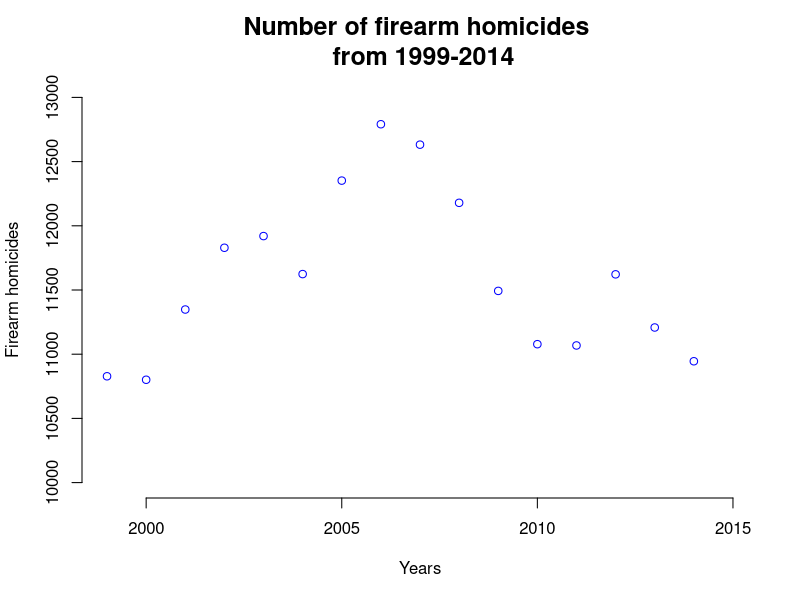
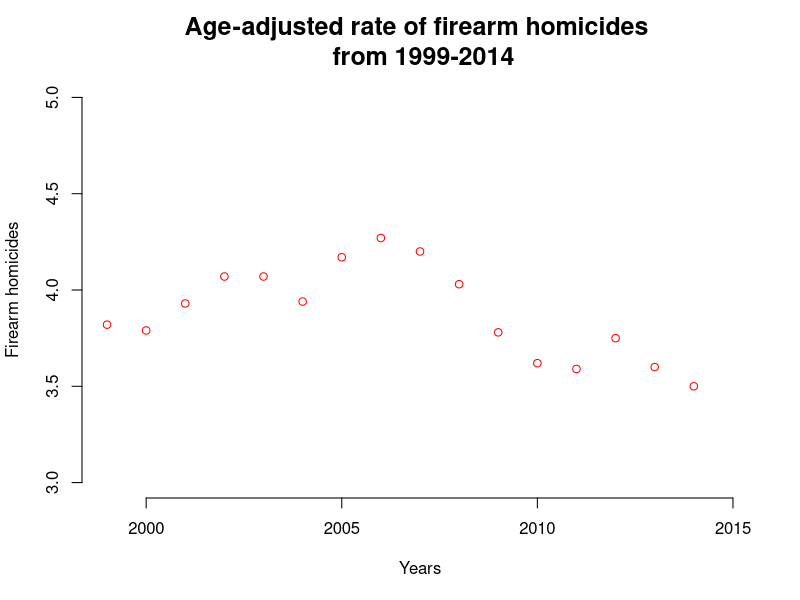

The R script that drew these images, in order:
# Setting Directory and Importing Files

setwd(list.dirs(path = "/Users/jessicalerner/Documents/CT.Mirror/Hackathons/Guns"))

firearm.deaths <- read.csv(file = "firearm.deaths.csv")

# Loading Libraries

library(readxl)
library(tidyr)
library(stringr)
library(dplyr)
library(ggplot2)

#Scatterplot

plot(firearm.deaths$Year, firearm.deaths$Deaths, xlab = "Years", 
     ylab = "Firearm homicides", xlim=c(1999,2015), ylim=c(10000,13000), 
     main = "Number of firearm homicides \n from 1999-2014", cex.main=1.5, frame.plot=FALSE, 
     col="blue")

plot(firearm.deaths$Year, firearm.deaths$Age.Adjusted.Rate, xlab = "Years", 
     ylab = "Firearm homicides", xlim=c(1999,2015), ylim=c(3,5), 
     main = "Age-adjusted rate of firearm homicides \n from 1999-2014", cex.main=1.5, frame.plot=FALSE,
     col="red")
